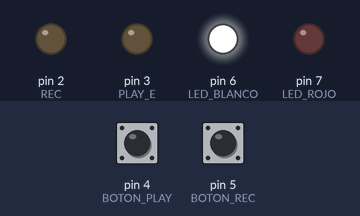
This sketch was run on a simulated Arduino Uno, built with avr-gcc and run on an emulated ATmega328P. Parts: output pins drawn as LEDs (lit = HIGH). Inputs (shaded band) come from the test bench; at power-on: pin 5 (BOTON_REC) HIGH, pin 4 (BOTON_PLAY) HIGH.

Above: at 1.2 s.
1.3 s: pin 5 (BOTON_REC) pulled LOW for 0.15 s
At 1.7 s:
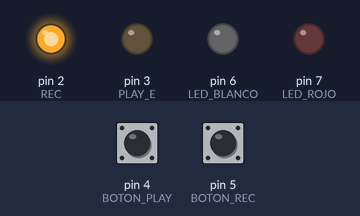
At 10.2 s:
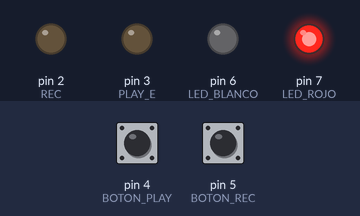
Timing chart, 0 to 10.8 s (numbered marks = the images above; inputs shaded):
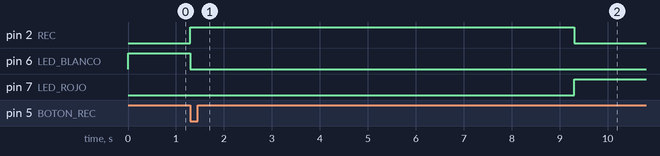

The sketch:

BolaGrabadoraMensajes1.ino
```cpp
#define REC 2 // Pin de grabacion REC
#define PLAY_E 3 // Pin de reproduccion PLAYE
#define BOTON_PLAY 4 // Pin de boton para iniciar play en PLAYE
#define BOTON_REC 5 // Pin de boton para grabar a REC
#define LED_BLANCO 6 // Pin led blanco
#define LED_ROJO 7 // Pin led rojo
#define playTime 5000 // Tiempo de espera mientras se reproduce el mensaje grabado
#define recordTime 8000 // Tiempo de espera mientras se graba mensaje

int escuchado = 1; //Cuando es 0 hay un mensaje grabado, cuando es 1 ya se escucho el mensaje

void setup()
{
  pinMode(REC, OUTPUT);  // Salida en REC
  digitalWrite(REC, LOW); // Apagar REC
  pinMode(PLAY_E, OUTPUT);  // Salida en PLAYE
  digitalWrite(PLAY_E, LOW); // Apagar PLAYE
  pinMode(LED_BLANCO, OUTPUT);  // Salida en led blanco
  digitalWrite(LED_BLANCO, HIGH); // Encender led blanco
  pinMode(LED_ROJO, OUTPUT);  // Salida en led rojo
  digitalWrite(LED_ROJO, LOW); // Apagar led rojo

  pinMode(BOTON_REC, INPUT);  // Entrada en boton grabar
  digitalWrite(BOTON_REC, HIGH); // Pull up boton grabar
  pinMode(BOTON_PLAY, INPUT);  // Entrada en boton play
  digitalWrite(BOTON_PLAY, HIGH); // Pull up boton play
}

void loop()
{
  int BOTON_REC_STATUS = digitalRead(BOTON_REC);   //Leer boton grabar
  int BOTON_PLAY_STATUS = digitalRead(BOTON_PLAY); //Leer boton play

  if(BOTON_REC_STATUS == LOW && BOTON_PLAY_STATUS == HIGH && escuchado == 1) //Mientras se graba audio todos los led se apagan
  {
    digitalWrite(LED_BLANCO, LOW); // Apagar led blanco al comenzar a grabar
    escuchado = 0;            // Indicar que no se ha escuchado el audio
    digitalWrite(REC, HIGH);  // Encender pin REC
    delay(recordTime);        // Grabar audio
    digitalWrite(REC, LOW);   // Apagar pin REC
    digitalWrite(LED_ROJO, HIGH); // Encender led rojo al terminar de grabar
  }

  if(BOTON_PLAY_STATUS == LOW && BOTON_REC_STATUS == HIGH && escuchado == 0) //Mientras se reproduce audio todos los led se apagan
  {
    digitalWrite(LED_ROJO, LOW); // Apagar led rojo al empezar a escuchar
    escuchado = 1;              // Indicar que ya se escuchó el audio
    digitalWrite(PLAY_E, HIGH); // Encender pin PLAYE
    delay(50);                  // Esperar 50 milisegundos con el PLAYE encendido
    digitalWrite(PLAY_E, LOW);  // Apagar pin PLAYE
    delay(playTime);            //Esperar el tiempo de reproduccion de sonido
    digitalWrite(LED_BLANCO, HIGH); // Encender led blanco al terminar de escuchar
  }
}
```

Measured:
- after the input at 1.3 s, pin 2 (REC): LOW → HIGH at once, → LOW 8.0 s later; pin 6 (LED_BLANCO): HIGH → LOW at once; pin 7 (LED_ROJO): LOW → HIGH after 8.0 s
